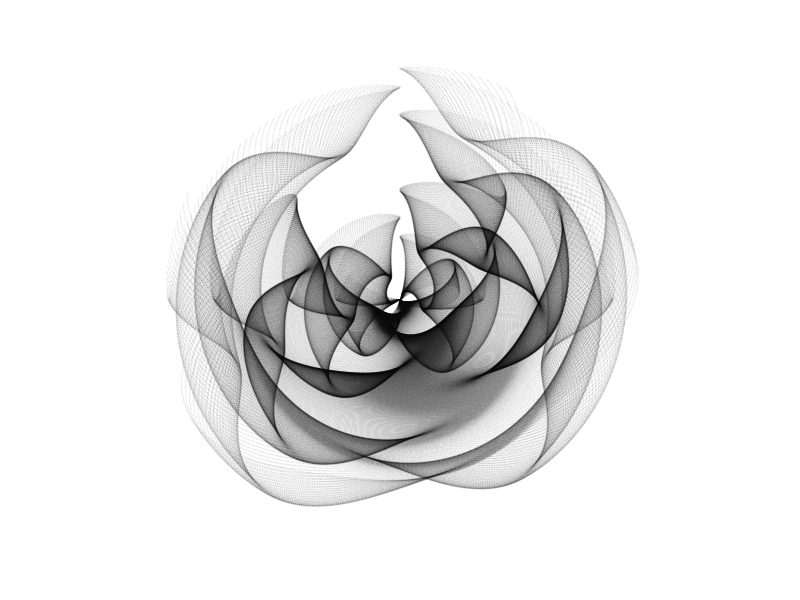
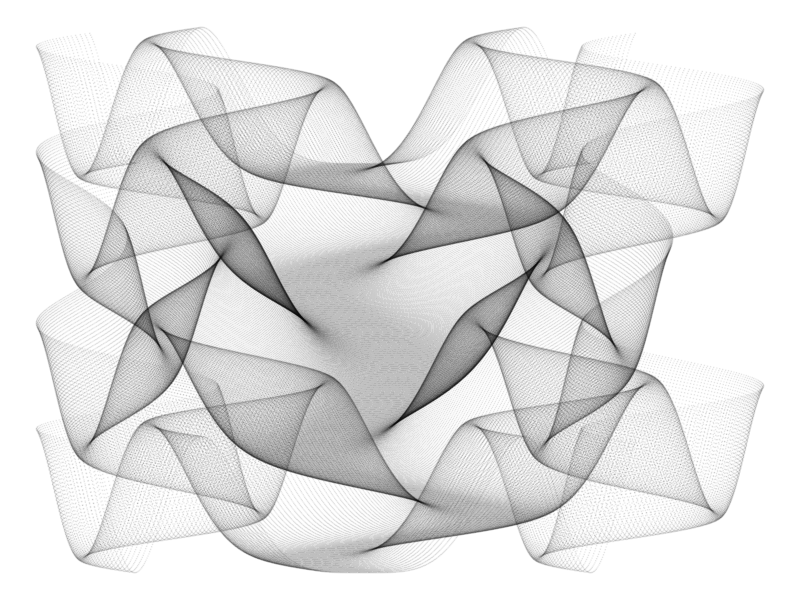

R code for these plots, in order:
## ---- chunk 1
5+5 # I can't do math
## ---- chunk 2
2+2
1:100
3*3
sample(1:9)
X <- matrix(sample(1:9), nrow = 3, ncol = 3)
X
sum(X)
mean(X)
?sum
sum
nucleotides <- c("a", "c", "g", "t")
nucleotides
sample(nucleotides, size = 100, replace = TRUE)
table(sample(nucleotides, size = 100, replace = TRUE))
paste0(sample(nucleotides, size = 100, replace = TRUE), collapse = "")
replicate(n = 10, expr = paste0(sample(nucleotides, size = 100, replace = TRUE), collapse = ""))
df <- data.frame(id = paste0("seq", 1:10), seq = replicate(n = 10, expr = paste0(sample(nucleotides, size = 100, replace = TRUE), collapse = "")))
df
str(df)
ls()
## ---- chunk 3
# This is a practice for branching
## ---- chunk 4
library("tidyverse")

xy <- seq(from = -3,
          to = 3, 
          by = 0.01)
expand_grid(x = xy,
            y = xy) |>
  ggplot(
    mapping = aes(
      x = (1 + x - sin(y^2)),
      y = (1 - y - cos(x^2)))) +
  geom_point(alpha = 0.05,
             shape = 20,
             size = 0) + 
  theme_void() +
  coord_polar()
## ---- chunk 5
library("patchwork")

expand_grid(x = xy,
            y = xy) |> 
  ggplot(mapping = aes(x = (1 + x - sin(y^2)),
                       y = (1 - y - cos(x^2)))) +
  geom_point(alpha = 0.05,
             shape = 20,
             size = 0) +
  theme_void()
